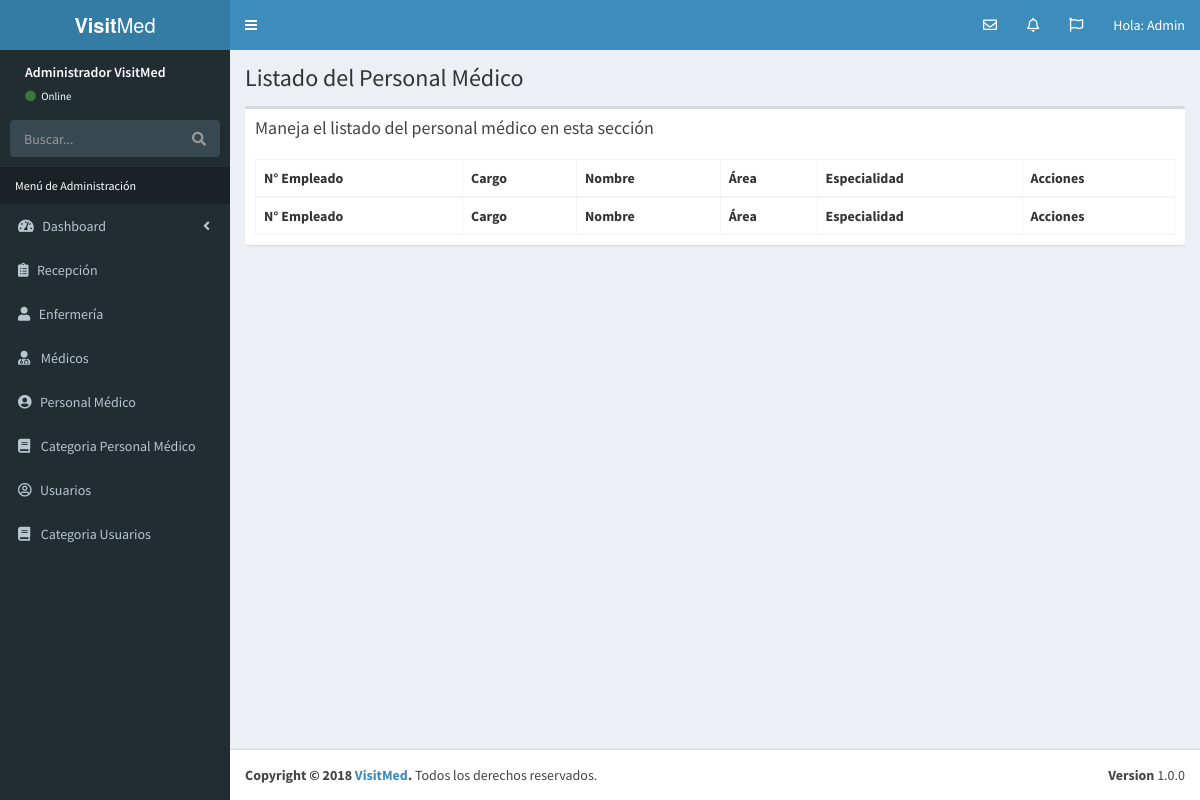
Before: /lista_personal_medico.php (signed in) with the older database file.
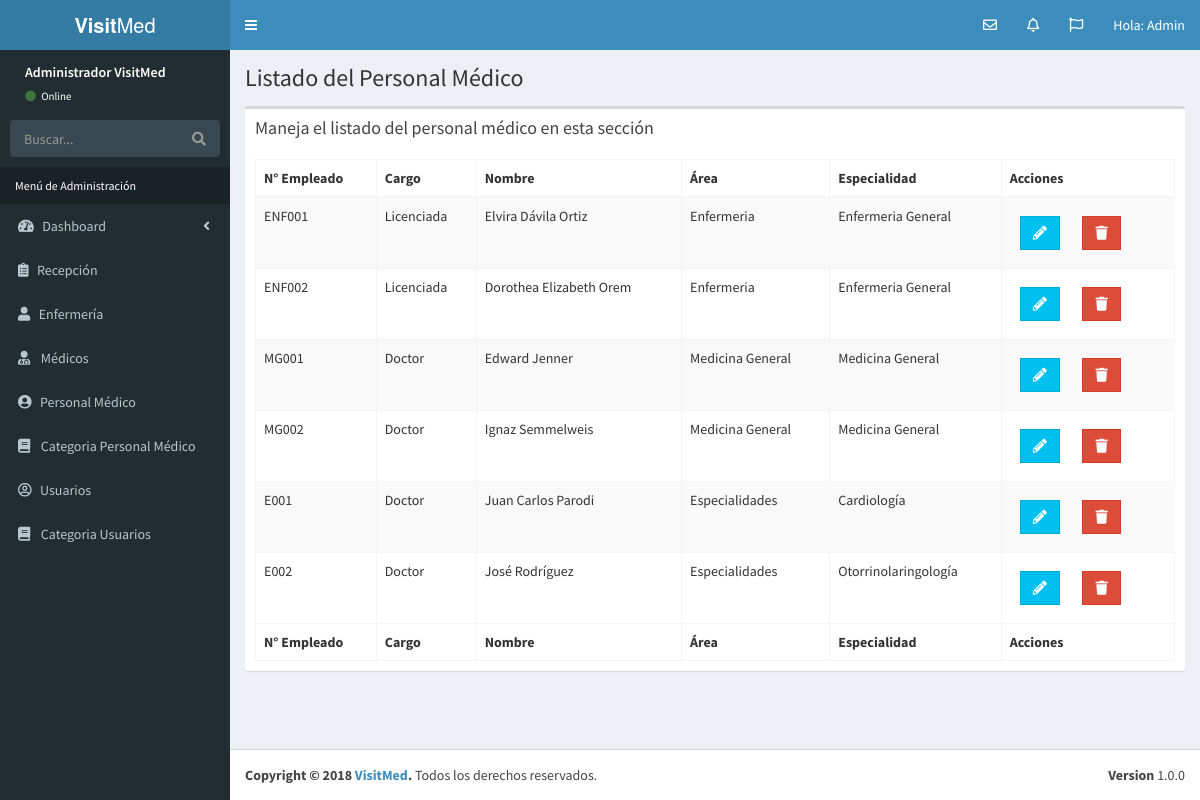
After: the same page with the newer database file.
### tables this page shows
CREATE TABLE `personal_medico` (
  `id_personal_medico` int(11) NOT NULL,
  `id_cat_per_medico` tinyint(10) NOT NULL,
  `cargo_medico` varchar(50) NOT NULL,
  `especialidad_medica` varchar(50) NOT NULL,
  `nombre_personal_medico` varchar(100) NOT NULL,
  `apellido_personal_medico` varchar(100) NOT NULL,
  `numero_empleado` varchar(30) NOT NULL
);

CREATE TABLE `categoria_personal_medico` (
  `id_categoria_personal_medico` tinyint(10) NOT NULL,
  `cat_personal_medico` varchar(50) NOT NULL
);

### lista_personal_medico.php (the view, shortened to what this page needs)
<?php
      include_once 'funciones/funciones.php';
      include_once 'templates/header.php';
      include_once 'templates/barra.php';
      include_once 'templates/navegacion.php';
?>
  <div class="content-wrapper">
    <section class="content-header">
          <h1>
            Listado del Personal Médico
          </h1>
    </section>
   <section class="content">
      <div class="row">
        <div class="col-xs-12">
          <div class="box">
            <div class="box-header">
              <h3 class="box-title">Maneja el listado del personal médico en esta sección</h3>
            </div>
            <div class="box-body">
              <table id="registros" class="table table-bordered table-striped">
                <thead>
                <tr>
                  <th>N° Empleado</th>
                  <th>Cargo</th>
                  <th>Nombre</th>
                  <th>Área</th>
                  <th>Especialidad</th>
                  <th>Acciones</th>
                </tr>
                </thead>
                <tbody>
                    <?php
                     try {
                        $sql = "SELECT id_personal_medico, numero_empleado, cargo_medico, nombre_personal_medico, apellido_personal_medico, cat_personal_medico, especialidad_medica  ";
                        $sql .= " FROM personal_medico ";
                        $sql .= " INNER JOIN categoria_personal_medico ";
                        $sql .= " ON personal_medico.id_cat_per_medico=categoria_personal_medico.id_categoria_personal_medico ";
                        $sql .= " ORDER BY id_categoria_personal_medico";
                        $resultado = $conn->query($sql);
                     } catch (Exception $e) {
                        $error = $e->getMessage();
                        echo $error;
                     }
                     while($personal_medico = $resultado->fetch_assoc() ) { ?>
                          <tr>
                              <td><?php echo $personal_medico['numero_empleado']; ?></td>
                              <td><?php echo $personal_medico['cargo_medico']; ?></td>
                              <td><?php echo $personal_medico['nombre_personal_medico'] . " " . $personal_medico['apellido_personal_medico']; ?></td>
                              <td><?php echo $personal_medico['cat_personal_medico']; ?></td>
                              <td><?php echo $personal_medico['especialidad_medica']; ?></td>
                              <td>
                                <a href="editar_personal_medico.php?id=<?php echo $personal_medico['id_personal_medico']; ?>" class="btn btn-info btn-flat margin ">
                                    <i class="fas fa-pencil-alt"></i>
                                </a>
                                <a href="#" data-id="<?php echo $personal_medico['id_personal_medico']; ?>" data-tipo="personal_medico" class="btn btn-danger btn-flat margin borrar_registro">
                                    <i class="fa fa-trash"></i>
                                </a>
                              </td>
                          </tr>
                     <?php } ?>
                </tbody>
                <tfoot>
                <tr>
                  <th>N° Empleado</th>
                  <th>Cargo</th>
                  <th>Nombre</th>
                  <th>Área</th>
                  <th>Especialidad</th>
                  <th>Acciones</th>
                </tr>
                </tfoot>
              </table>
            </div>
          </div>
        </div>
      </div>
    </section>
  </div>
  <?php
        include_once 'templates/footer.php';
  ?>

### templates/header.php (shortened to what this page needs)
<!DOCTYPE html>
<html>
<head>
  <link rel="stylesheet" href="css/bootstrap.min.css">
  <link rel="stylesheet" href="css/select2.min.css">
  <link rel="stylesheet" href="css/font-awesome.min.css">
  <link rel="stylesheet" href="css/ionicons.min.css">
  <link rel="stylesheet" href="css/dataTables.bootstrap.min.css">
  <link rel="stylesheet" href="css/AdminLTE.min.css">
  <link rel="stylesheet" href="css/skins/_all-skins.min.css">
  <link rel="stylesheet" href="css/sweetalert2.all.min.css">
  <link rel="stylesheet" href="css/admin.css">
  <link rel="stylesheet" href="https://use.fontawesome.com/releases/v5.4.2/css/all.css">
</head>

### templates/barra.php (shortened to what this page needs)
<body class="hold-transition skin-blue sidebar-mini">
<div class="wrapper">
  <header class="main-header">
    <a href="#" class="logo">
      <span class="logo-lg"><b>Visit</b>Med</span>
    </a>
    <nav class="navbar navbar-static-top">
      <a href="#" class="sidebar-toggle" data-toggle="push-menu" role="button">
      </a>
      <div class="navbar-custom-menu">
        <ul class="nav navbar-nav">
                            <li class="dropdown messages-menu">
                              <a href="#" class="dropdown-toggle" data-toggle="dropdown">
                                <i class="far fa-envelope"></i>
                              </a>
                            </li>
                            <li class="dropdown notifications-menu">
                              <a href="#" class="dropdown-toggle" data-toggle="dropdown">
                                <i class="far fa-bell"></i>
                              </a>
                            </li>
                            <li class="dropdown tasks-menu">
                              <a href="#" class="dropdown-toggle" data-toggle="dropdown">
                                <i class="far fa-flag"></i>
                              </a>
                            </li>
          <li class="dropdown user user-menu">
            <a href="#" class="dropdown-toggle" data-toggle="dropdown">
              <span class="hidden-xs">Hola: Admin</span>
            </a>
          </li>
        </ul>
      </div>
    </nav>
  </header>

### templates/navegacion.php (shortened to what this page needs)
<aside class="main-sidebar">
  <section class="sidebar">
    <div class="user-panel">
      <div class="info">
        <p>Administrador VisitMed</p>
        <a href="#"><i class="fa fa-circle text-success"></i> Online</a>
      </div>
    </div>
    <form action="#" method="get" class="sidebar-form">
      <div class="input-group">
        <input type="text" name="q" class="form-control" placeholder="Buscar...">
        <span class="input-group-btn">
              <button type="submit" name="search" id="search-btn" class="btn btn-flat"><i class="fa fa-search"></i>
              </button>
            </span>
      </div>
    </form>
    <ul class="sidebar-menu" data-widget="tree">
      <li class="header">Menú de Administración</li>
      <li class="treeview">
        <a href="#">
          <i class="fas fa-tachometer-alt"></i>&nbsp;&nbsp; <span>Dashboard</span>
          <span class="pull-right-container">
            <i class="fa fa-angle-left pull-right"></i>
          </span>
        </a>
      </li>
      <li class="treeview">
        <a href="#">
        <i class="fas fa-clipboard-list" aria-hidden="true"></i>&nbsp;&nbsp;
          <span>Recepción</span>
        </a>
      </li>
      <li class="treeview">
        <a href="#">
          <i class="fas fa-user" aria-hidden="true"></i>&nbsp;&nbsp;
          <span>Enfermería</span>
        </a>
      </li>
      <li class="treeview">
        <a href="#">
        <i class="fa fa-user-md" aria-hidden="true"></i>
          <span>Médicos</span>
        </a>
      </li>
      <li class="treeview">
        <a href="#">
          <i class="fas fa-user-circle"></i>&nbsp;&nbsp;
          <span>Personal Médico</span>
        </a>
      </li>
      <li class="treeview">
        <a href="#">
          <i class="fa fa-book"></i>
          <span>Categoria Personal Médico</span>
        </a>
      </li>
      <li class="treeview">
        <a href="#">
          <i class="far fa-user-circle"></i>&nbsp;&nbsp;
          <span>Usuarios</span>
        </a>
      </li>
      <li class="treeview">
        <a href="#">
          <i class="fa fa-book"></i>
          <span>Categoria Usuarios</span>
        </a>
      </li>
    </ul>
  </section>
</aside>

### templates/footer.php (shortened to what this page needs)
  <footer class="main-footer">
    <div class="pull-right hidden-xs">
      <b>Version</b> 1.0.0
    </div>
    <strong>Copyright &copy; 2018 <a href="#">VisitMed</a>.</strong> Todos los derechos reservados.
  </footer>
  </div>
</body>
</html>

### css/admin.css (style rules this page uses)
.user-panel { height: 60px; }
.user-panel>.info { position: relative; left: auto; }
.skin-blue .sidebar-menu>li.header { color: white; }

Changed rows visible on the page:
added personal_medico: numero_empleado "ENF001", cargo_medico "Licenciada", nombre_personal_medico "Elvira", apellido_personal_medico "Dávila Ortiz", id_cat_per_medico.cat_personal_medico "Enfermeria", especialidad_medica "Enfermeria General"
added personal_medico: numero_empleado "ENF002", cargo_medico "Licenciada", nombre_personal_medico "Dorothea Elizabeth", apellido_personal_medico "Orem", id_cat_per_medico.cat_personal_medico "Enfermeria", especialidad_medica "Enfermeria General"
added personal_medico: numero_empleado "MG001", cargo_medico "Doctor", nombre_personal_medico "Edward", apellido_personal_medico "Jenner", id_cat_per_medico.cat_personal_medico "Medicina General", especialidad_medica "Medicina General"
added personal_medico: numero_empleado "MG002", cargo_medico "Doctor", nombre_personal_medico "Ignaz", apellido_personal_medico "Semmelweis", id_cat_per_medico.cat_personal_medico "Medicina General", especialidad_medica "Medicina General"
added personal_medico: numero_empleado "E001", cargo_medico "Doctor", nombre_personal_medico "Juan Carlos", apellido_personal_medico "Parodi", id_cat_per_medico.cat_personal_medico "Especialidades", especialidad_medica "Cardiología"
added personal_medico: numero_empleado "E002", cargo_medico "Doctor", nombre_personal_medico "José", apellido_personal_medico "Rodríguez", id_cat_per_medico.cat_personal_medico "Especialidades", especialidad_medica "Otorrinolaringología"
